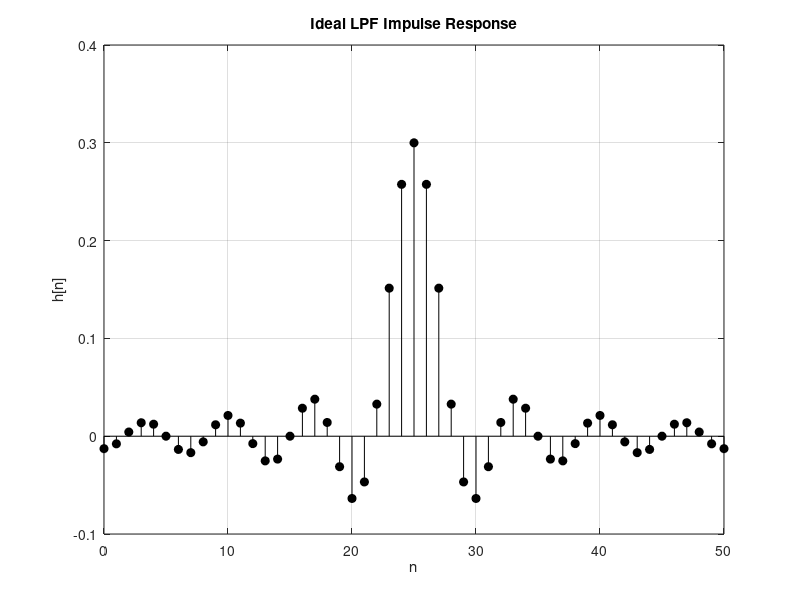
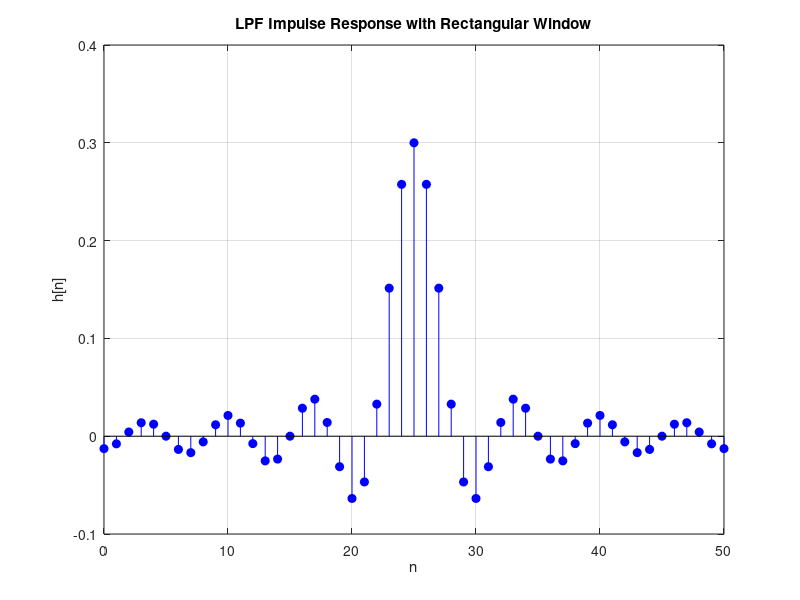
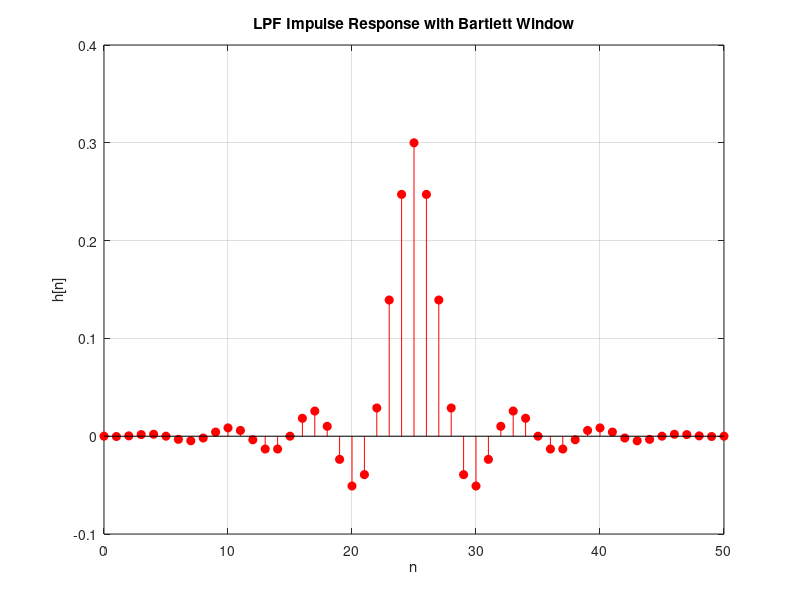

Here is the MATLAB script that generated these plots, in order:


clc; clear; close all;

%% Parameters
N  = 51;             % Filter length (odd preferred)
n  = 0:N-1;          % Sample index
alpha = (N-1)/2;     % Midpoint
wc = 0.3*pi;         % Cutoff frequency (normalized radian)

%% Step 1: Ideal LPF impulse response (sinc)
h_ideal = sin(wc*(n-alpha))./(pi*(n-alpha));
h_ideal(alpha+1) = wc/pi;   % fix division by zero

%% Step 2: Windows
w_rect = ones(1,N);          % Rectangular window
w_bart = bartlett(N)';       % Bartlett window

%% Step 3: Windowed Filters
h_rect = h_ideal .* w_rect;
h_bart = h_ideal .* w_bart;

%% Step 4: Visualization (Three Separate Plots)

% 1. Ideal LPF impulse response
figure;
stem(n,h_ideal,'k','filled'); grid on;
title('Ideal LPF Impulse Response');
xlabel('n'); ylabel('h[n]');

% 2. Rectangular-windowed LPF impulse response
figure;
stem(n,h_rect,'b','filled'); grid on;
title('LPF Impulse Response with Rectangular Window');
xlabel('n'); ylabel('h[n]');

% 3. Bartlett-windowed LPF impulse response
figure;
stem(n,h_bart,'r','filled'); grid on;
title('LPF Impulse Response with Bartlett Window');
xlabel('n'); ylabel('h[n]');
